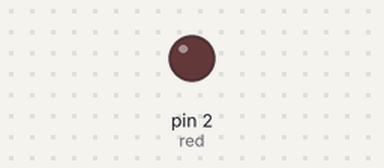
Bench run of a sketch on a simulated Arduino Uno, built with avr-gcc and run on an emulated ATmega328P. Parts: output pins drawn as LEDs (lit = HIGH).

Above: at 0.25 s.
At 32.8 s:
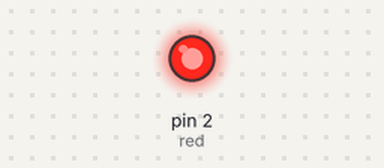
Timing chart, 0 to 44.5 s (numbered marks = the images above):
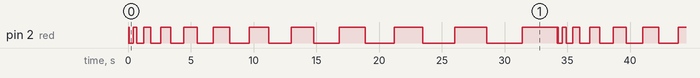

The sketch:

If_Then_Lab.ino
```cpp
/* description: Code to make a LED blink on, delay, then back off, delay, then blink on again. The delay and time lit will rise by 250ms each time, until they hit a maximum of 3000ms; then they will return to 50ms.
Zack Ghosio
10/17/14
For: CSC121
*/
int red=2;
int time=50;
void setup() {
  // put your setup code here, to run once:
pinMode (red,OUTPUT);
}

void loop() {
  // time is used for both the delay while off and while on, so that both the time off and time on will rise together.
  delay(time);
  digitalWrite(red,HIGH);
  delay(time);
  digitalWrite(red,LOW);
  time=time+250;
  if (time>=3000){
    time=50;}
}
```

Measured:
- by itself, pin 2 (red): moves between LOW and HIGH, repeating every 34.2 s
- by itself, everything shown: repeats every 34.2 s, in 24 steps
